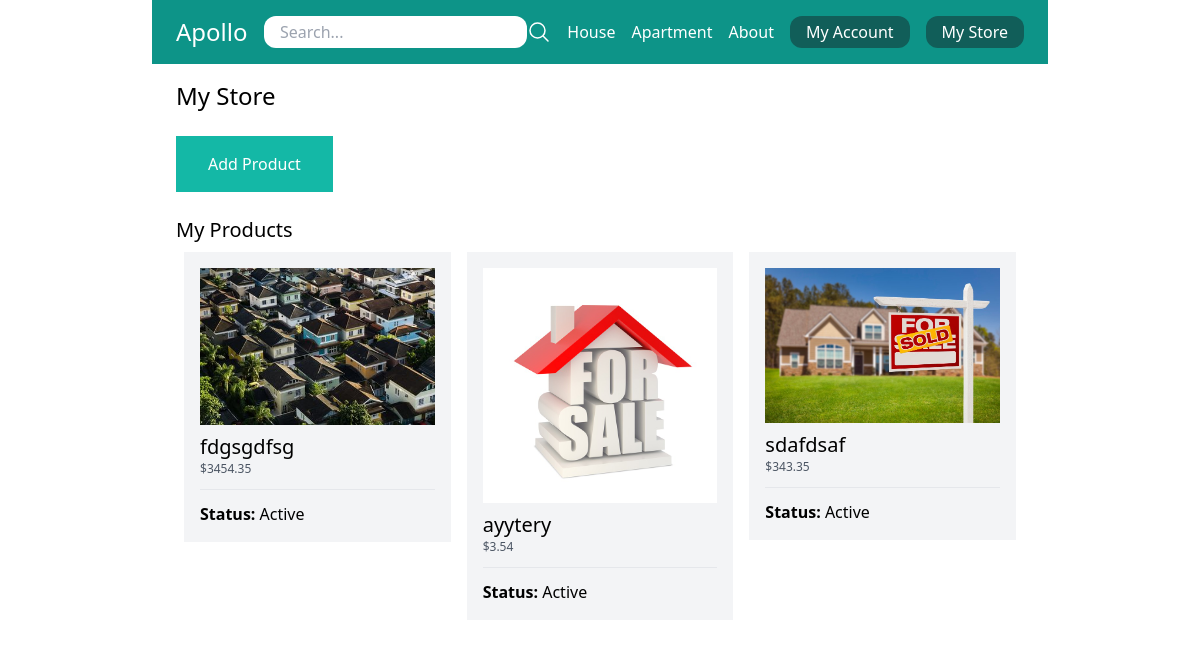
Screenshot of /my-store/ (signed in) with the database file from the repository.
### store/models.py (models this page shows, shortened)
class Category(models.Model):
    title = models.CharField(max_length=50)
    slug = models.SlugField(max_length=50)
    class Meta:
        verbose_name_plural = 'Categories'

class Product(models.Model):
    DRAFT = 'draft'
    WAITING_APPROVAL = 'waitingapproval'
    ACTIVE = 'active'
    DELETED = 'deleted'
    STATUS_CHOICES = (
        (DRAFT, 'Draft'),
        (WAITING_APPROVAL, 'Waiting approval'),
        (ACTIVE, 'Active'),
        (DELETED, 'Deleted'),
    )
    user = models.ForeignKey(User, related_name='products', on_delete=models.CASCADE)
    category = models.ForeignKey(Category, related_name='products', on_delete=models.CASCADE)
    title = models.CharField(max_length=50)
    slug = models.SlugField(max_length=50)
    description = models.TextField(blank=True)
    price = models.IntegerField()
    image = models.ImageField(upload_to='uploads/product_images/', blank=True, null=True)
    created_at = models.DateTimeField(auto_now_add=True)
    updated_at = models.DateTimeField(auto_now=True)
    status = models.CharField(max_length=50, choices=STATUS_CHOICES, default=ACTIVE)
    class Meta:
        ordering = ('-created_at',)
    def get_display_price(self):
        return self.price / 100

### userprofile/views.py (the view)
# urls.py: path('my-store/', views.my_store, name='my_store'),
@login_required
def my_store(request):
    products = request.user.products.exclude(status=Product.DELETED)
    return render(request, 'userprofile/my_store.html', {
        'products': products
    })

### store/templatetags/menu.py (called while the page is built)
@register.inclusion_tag('core/menu.html')
def menu():
    categories = Category.objects.all()
    return {'categories': categories}

### userprofile/templates/userprofile/my_store.html (shortened to what this page needs)
{% extends 'core/base.html' %}
{% block content %}
    <h1 class="text-2xl">My Store</h1>
    <a href="{% url 'add_product' %}" class="inline-block mt-6  py-4 px-8 bg-teal-500 text-white">Add Product</a>
    <h2 class="text-xl mt-6">My Products</h2>
        {% if products %}
        <div class="flex flex-wrap ">
            {% for product in products %}
            <div class="product w-1/3  p-2">
                <div class="bg-gray-100 p-4">
                    <a href="{% url 'edit_product' product.id %}">
                         {% if product.image %}
                        <div class="image mb-2">
                           <img src="{{ product.image.url }}" alt="Image of {{ product.title }}">
                        </div>
                        {% endif %}
                <h2 class="text-xl">{{ product.title }}</h2>
                <p class="text-xs text-gray-600">${{ product.get_display_price }}</p>
                <hr class="my-3">
                <p><strong>Status: </strong>{{ product.get_status_display }}</p>
            </a>
            </div>
        </div>
            {% endfor %}
        </div>
        {% else %}
        <p class="py-4 px-8 bg-gray-200 mt-4">You don't have any products yet</p>
        {% endif %}
{% endblock %}

### core/templates/core/menu.html
{% for category in categories %}
    <a href="{% url 'category_detail' category.slug %}" class="text-white">{{ category.title }}</a>
{% endfor %}
<a href="{% url 'about' %}" class="text-white">About</a>

### rows the page displays
Category: title "House"
Category: title "Apartment"
Product: image (picture), title "fdgsgdfsg", get_display_price "3454.35", status "Active"
Product: image (picture), title "ayytery", get_display_price "3.54", status "Active"
Product: image (picture), title "sdafdsaf", get_display_price "343.35", status "Active"
